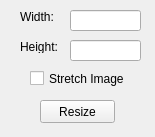
<?xml version="1.0" encoding="UTF-8"?>
<ui version="4.0">
 <class>Form</class>
 <widget class="QWidget" name="Form">
  <property name="geometry">
   <rect>
    <x>0</x>
    <y>0</y>
    <width>155</width>
    <height>137</height>
   </rect>
  </property>
  <property name="windowTitle">
   <string>Resize Image</string>
  </property>
  <widget class="QCheckBox" name="checkBox">
   <property name="geometry">
    <rect>
     <x>30</x>
     <y>70</y>
     <width>111</width>
     <height>17</height>
    </rect>
   </property>
   <property name="text">
    <string>Stretch Image</string>
   </property>
  </widget>
  <widget class="QLineEdit" name="lineEdit">
   <property name="geometry">
    <rect>
     <x>70</x>
     <y>10</y>
     <width>71</width>
     <height>21</height>
    </rect>
   </property>
  </widget>
  <widget class="QLineEdit" name="lineEdit_2">
   <property name="geometry">
    <rect>
     <x>70</x>
     <y>40</y>
     <width>71</width>
     <height>21</height>
    </rect>
   </property>
  </widget>
  <widget class="QLabel" name="label">
   <property name="geometry">
    <rect>
     <x>20</x>
     <y>10</y>
     <width>46</width>
     <height>13</height>
    </rect>
   </property>
   <property name="text">
    <string>Width:</string>
   </property>
  </widget>
  <widget class="QLabel" name="label_2">
   <property name="geometry">
    <rect>
     <x>20</x>
     <y>40</y>
     <width>46</width>
     <height>13</height>
    </rect>
   </property>
   <property name="text">
    <string>Height:</string>
   </property>
  </widget>
  <widget class="QPushButton" name="pushButton">
   <property name="geometry">
    <rect>
     <x>40</x>
     <y>100</y>
     <width>75</width>
     <height>23</height>
    </rect>
   </property>
   <property name="text">
    <string>Resize</string>
   </property>
  </widget>
 </widget>
 <resources/>
 <connections/>
</ui>
